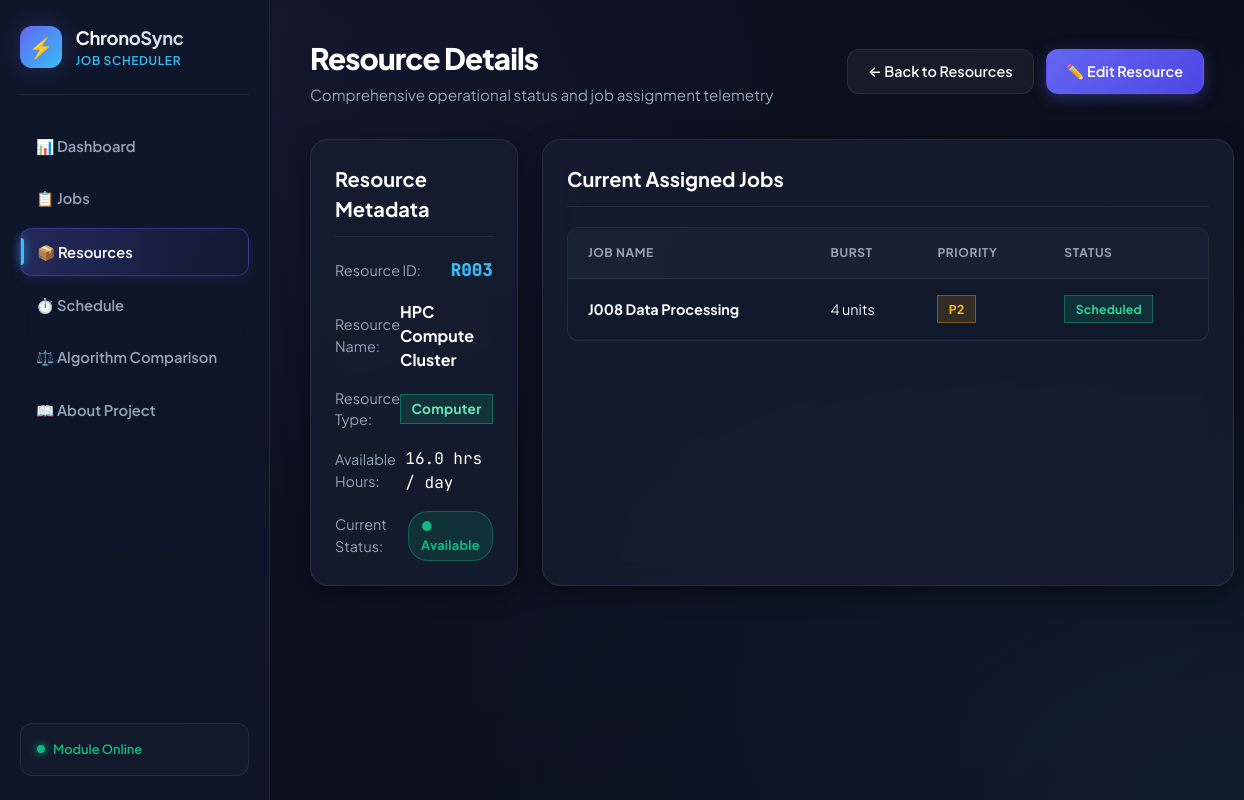
Page /resources/view/215 on the committed database.
### tables this page shows
CREATE TABLE resources (
            id INTEGER PRIMARY KEY AUTOINCREMENT,
            resource_id TEXT UNIQUE NOT NULL,
            resource_name TEXT NOT NULL,
            resource_type TEXT NOT NULL,
            available_hours REAL NOT NULL,
            status TEXT NOT NULL DEFAULT 'Available'
        );

CREATE TABLE jobs (
            id INTEGER PRIMARY KEY AUTOINCREMENT,
            name TEXT NOT NULL,
            arrival_time INTEGER NOT NULL DEFAULT 0,
            burst_time INTEGER NOT NULL DEFAULT 1,
            priority INTEGER NOT NULL DEFAULT 1,
            deadline INTEGER NOT NULL DEFAULT 10,
            profit INTEGER NOT NULL DEFAULT 50,
            cpu_req INTEGER NOT NULL DEFAULT 1,
            mem_req INTEGER NOT NULL DEFAULT 2,
            color TEXT,
            status TEXT DEFAULT 'Ready',
            created_at TIMESTAMP DEFAULT CURRENT_TIMESTAMP
        , required_resource TEXT DEFAULT '', assigned_resource_id TEXT DEFAULT NULL, missed_reason TEXT DEFAULT '');

### app.py (the view)
@app.route("/resources/view/<int:id>")
def resource_view(id: int):
    conn = get_db_connection()
    cursor = conn.cursor()
    cursor.execute("SELECT * FROM resources WHERE id = ?", (id,))
    row = cursor.fetchone()
    conn.close()
    if not row:
        flash("Resource not found.", "error")
        return redirect(url_for("resources_view")), 404
    res = dict(row)
    assigned_jobs = get_jobs_for_resource(res["resource_id"], res["resource_name"])
    return render_template(
        "resource_view.html",
        resource=res,
        assigned_jobs=assigned_jobs
    )

### app.py (called while the page is built)
def get_db_connection():
    conn = sqlite3.connect(DB_PATH)
    conn.row_factory = sqlite3.Row
    return conn

def get_jobs_for_resource(resource_id: str, resource_name: str = ""):
    conn = get_db_connection()
    cursor = conn.cursor()
    cursor.execute("""
        SELECT * FROM jobs
        WHERE assigned_resource_id = ?
           OR required_resource = ?
           OR (required_resource = ? AND required_resource != '')
        ORDER BY arrival_time ASC, id ASC
    """, (resource_id, resource_id, resource_name))
    rows = cursor.fetchall()
    conn.close()
    return [dict(r) for r in rows]

### templates/resource_view.html (shortened to what this page needs)
<!DOCTYPE html>
<html lang="en">
<head>
  <link rel="stylesheet" href="{{ url_for('static', filename='css/style.css') }}">
</head>
<body>
  <div class="app-container">
    <aside class="sidebar">
      <a href="/" class="brand-section">
        <div class="brand-logo">⚡</div>
        <div>
          <div class="brand-title">ChronoSync</div>
          <div class="brand-subtitle">Job Scheduler</div>
        </div>
      </a>
      <ul class="nav-links">
        <li><a href="/" class="nav-link">📊 Dashboard</a></li>
        <li><a href="/jobs" class="nav-link">📋 Jobs</a></li>
        <li><a href="/resources" class="nav-link active">📦 Resources</a></li>
        <li><a href="/schedule" class="nav-link">⏱️ Schedule</a></li>
        <li><a href="/comparison" class="nav-link">⚖️ Algorithm Comparison</a></li>
        <li><a href="/about" class="nav-link">📖 About Project</a></li>
      </ul>
      <div class="sidebar-footer">
        <div class="status-indicator">
          <span class="status-dot"></span>
          <span>Module Online</span>
        </div>
      </div>
    </aside>
    <main class="main-content">
      <header class="page-header">
        <div>
          <h1 class="page-title">Resource Details</h1>
          <p class="page-subtitle">Comprehensive operational status and job assignment telemetry</p>
        </div>
        <div style="display: flex; gap: 0.75rem;">
          <a href="/resources" class="btn btn-secondary">← Back to Resources</a>
          <a href="/resources/edit/{{ resource.id }}" class="btn btn-primary">✏️ Edit Resource</a>
        </div>
      </header>
      <div style="display: grid; grid-template-columns: 1fr 1fr; gap: 1.5rem; margin-bottom: 2rem;">
        <div class="glass-panel">
          <h2 style="font-size: 1.25rem; font-weight: 700; color: #fff; margin-bottom: 1.25rem; border-bottom: 1px solid var(--border-subtle); padding-bottom: 0.75rem;">
            Resource Metadata
          </h2>
          <div style="display: flex; flex-direction: column; gap: 1rem;">
            <div style="display: flex; justify-content: space-between; align-items: center;">
              <span style="color: var(--text-muted); font-size: 0.9rem;">Resource ID:</span>
              <span style="font-family: var(--font-mono); font-size: 1.1rem; font-weight: 800; color: var(--accent-cyan);">
                {{ resource.resource_id }}
              </span>
            </div>
            <div style="display: flex; justify-content: space-between; align-items: center;">
              <span style="color: var(--text-muted); font-size: 0.9rem;">Resource Name:</span>
              <strong style="color: #fff; font-size: 1rem;">{{ resource.resource_name }}</strong>
            </div>
            <div style="display: flex; justify-content: space-between; align-items: center;">
              <span style="color: var(--text-muted); font-size: 0.9rem;">Resource Type:</span>
              <span class="badge badge-greedy" style="font-size: 0.85rem;">{{ resource.resource_type }}</span>
            </div>
            <div style="display: flex; justify-content: space-between; align-items: center;">
              <span style="color: var(--text-muted); font-size: 0.9rem;">Available Hours:</span>
              <span style="font-family: var(--font-mono); font-size: 1rem; color: #fff;">{{ resource.available_hours }} hrs / day</span>
            </div>
            <div style="display: flex; justify-content: space-between; align-items: center;">
              <span style="color: var(--text-muted); font-size: 0.9rem;">Current Status:</span>
              {% if resource.status == 'Available' %}
                <span class="status-badge status-available">● Available</span>
              {% elif resource.status == 'Busy' %}
                <span class="status-badge status-busy">● Busy</span>
              {% else %}
                <span class="status-badge status-unavailable">● Unavailable</span>
              {% endif %}
            </div>
          </div>
        </div>
        <div class="glass-panel">
          <h2 style="font-size: 1.25rem; font-weight: 700; color: #fff; margin-bottom: 1.25rem; border-bottom: 1px solid var(--border-subtle); padding-bottom: 0.75rem;">
            Current Assigned Jobs
          </h2>
          {% if assigned_jobs %}
            <div class="table-container">
              <table class="cyber-table">
                <thead>
                  <tr>
                    <th>Job Name</th>
                    <th>Burst</th>
                    <th>Priority</th>
                    <th>Status</th>
                  </tr>
                </thead>
                <tbody>
                  {% for job in assigned_jobs %}
                  <tr>
                    <td><strong>{{ job.name }}</strong></td>
                    <td>{{ job.burst_time }} units</td>
                    <td><span class="badge badge-warning">P{{ job.priority }}</span></td>
                    <td><span class="badge badge-success">{{ job.status }}</span></td>
                  </tr>
                  {% endfor %}
                </tbody>
              </table>
            </div>
          {% endif %}
        </div>
      </div>
    </main>
  </div>
</body>
</html>

### rows in the picture
resources: resource_id "R003", resource_name "HPC Compute Cluster", resource_type "Computer", available_hours "16.0"
jobs: name "J008 Data Processing", burst_time "4", priority "2", status "Scheduled"
